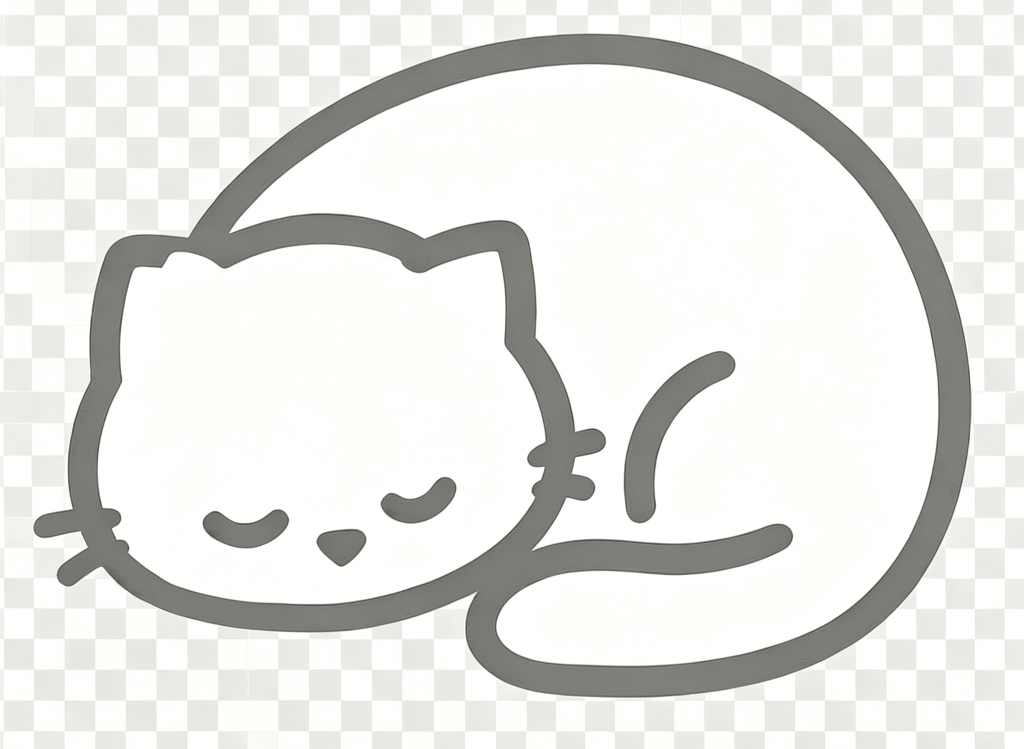
#> input picture logo.png, 2048 x 1497 px (shown at 1/2 size)
$ python _make_bitmaps.py
#> lines starting #> are read from the running program, lines starting #| are printed output that depends on the picture
# -*- coding: utf-8 -*-
"""Generate sidebar BMP (164x314) and header BMP (150x57) for NSIS installer."""
import os
from PIL import Image

HERE = os.path.dirname(os.path.abspath(__file__))
ROOT = os.path.dirname(os.path.dirname(HERE))  # electron/build -> project root
logo_path = os.path.join(ROOT, "logo.png")
sidebar_path = os.path.join(HERE, "sidebar.bmp")
header_path = os.path.join(HERE, "header.bmp")

BG = (248, 249, 250, 255)  # light-gray / bootstrap-light

logo = Image.open(logo_path).convert("RGBA")
#> logo is the input picture: PIL image 2048x1497 RGBA; mean R, G, B, A 229, 229.6, 226.5, 255

# ── sidebar 164x314 ──
sb = Image.new("RGBA", (164, 314), BG)
lr = logo.copy()
max_h = int(314 * 0.55)
lr.thumbnail((120, max_h), Image.LANCZOS)
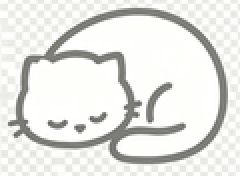
#> lr: PIL image 120x88 RGBA (shown 2 times larger); mean R, G, B, A 228.5, 229.1, 226.1, 255
x = (164 - lr.width) // 2
#> x = 22
y = (314 - lr.height) // 2
#> y = 113
sb.paste(lr, (x, y), lr if lr.mode == "RGBA" else None)
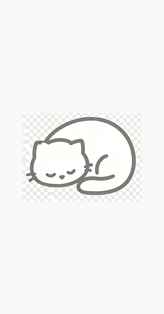
#> sb: PIL image 164x314 RGBA; mean R, G, B, A 244, 244.9, 245.1, 255
sb.convert("RGB").save(sidebar_path, "BMP")
print(f"[OK] sidebar.bmp  -> {sidebar_path}")

# ── header 150x57 ──
hd = Image.new("RGBA", (150, 57), BG)
hr = logo.copy()
hr.thumbnail((130, 48), Image.LANCZOS)
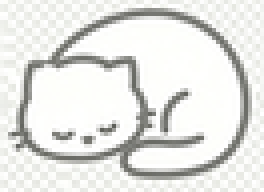
#> hr: PIL image 66x48 RGBA (shown 4 times larger); mean R, G, B, A 228.2, 228.8, 225.8, 255
x = (150 - hr.width) // 2
#> x = 42
y = (57 - hr.height) // 2
#> y = 4
hd.paste(hr, (x, y), hr if hr.mode == "RGBA" else None)
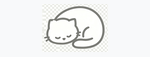
#> hd: PIL image 150x57 RGBA; mean R, G, B, A 240.7, 241.5, 241, 255
hd.convert("RGB").save(header_path, "BMP")
print(f"[OK] header.bmp    -> {header_path}")
